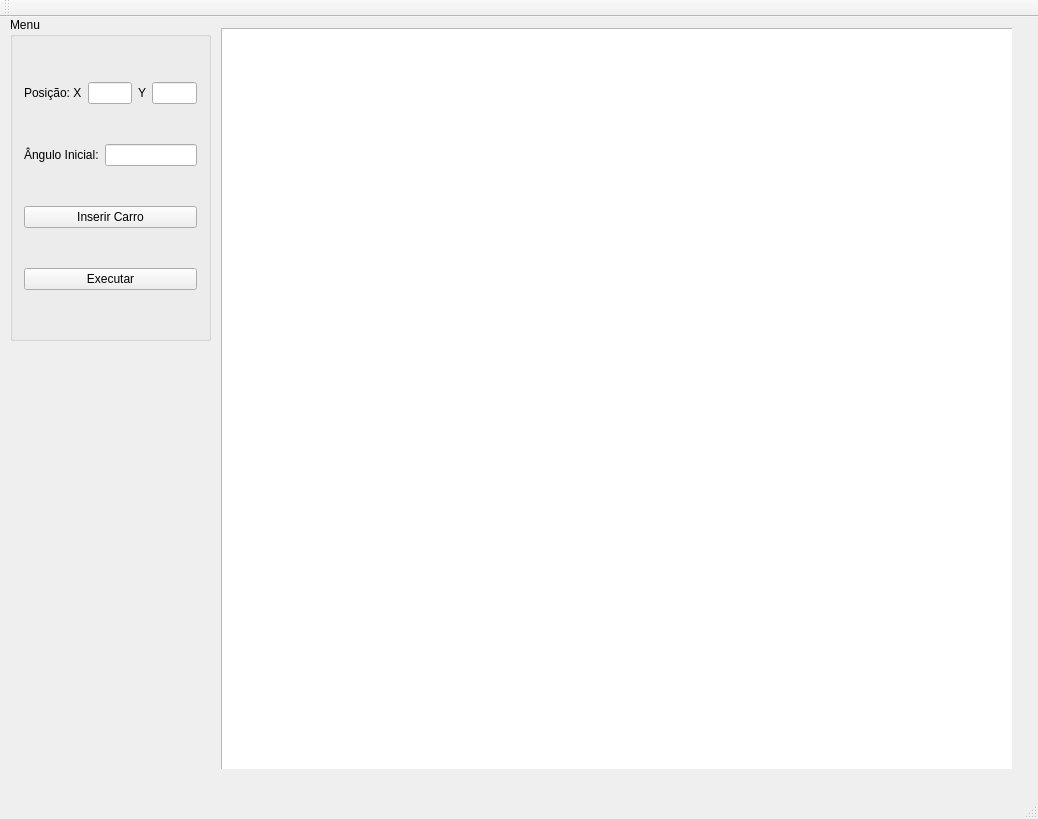
<?xml version="1.0" encoding="UTF-8"?>
<ui version="4.0">
 <class>MainWindow</class>
 <widget class="QMainWindow" name="MainWindow">
  <property name="geometry">
   <rect>
    <x>0</x>
    <y>0</y>
    <width>1038</width>
    <height>819</height>
   </rect>
  </property>
  <property name="windowTitle">
   <string>Fuzzy Car</string>
  </property>
  <widget class="QWidget" name="centralWidget">
   <widget class="QGroupBox" name="groupBox">
    <property name="geometry">
     <rect>
      <x>10</x>
      <y>0</y>
      <width>201</width>
      <height>324</height>
     </rect>
    </property>
    <property name="title">
     <string>Menu</string>
    </property>
    <layout class="QVBoxLayout" name="verticalLayout">
     <item>
      <layout class="QHBoxLayout" name="horizontalLayout">
       <item>
        <widget class="QLabel" name="label">
         <property name="text">
          <string>Posição: X</string>
         </property>
        </widget>
       </item>
       <item>
        <widget class="QLineEdit" name="carX"/>
       </item>
       <item>
        <widget class="QLabel" name="label_2">
         <property name="text">
          <string>Y</string>
         </property>
        </widget>
       </item>
       <item>
        <widget class="QLineEdit" name="carY"/>
       </item>
      </layout>
     </item>
     <item>
      <layout class="QHBoxLayout" name="horizontalLayout_2">
       <item>
        <widget class="QLabel" name="label_3">
         <property name="text">
          <string>Ângulo Inicial:</string>
         </property>
        </widget>
       </item>
       <item>
        <widget class="QLineEdit" name="carAngle"/>
       </item>
      </layout>
     </item>
     <item>
      <widget class="QPushButton" name="insertCar">
       <property name="text">
        <string>Inserir Carro</string>
       </property>
      </widget>
     </item>
     <item>
      <widget class="QPushButton" name="exec">
       <property name="text">
        <string>Executar</string>
       </property>
      </widget>
     </item>
    </layout>
   </widget>
   <widget class="QWidget" name="verticalLayoutWidget">
    <property name="geometry">
     <rect>
      <x>210</x>
      <y>0</y>
      <width>802</width>
      <height>752</height>
     </rect>
    </property>
    <layout class="QVBoxLayout" name="drawLayout">
     <item>
      <widget class="QGraphicsView" name="drawArea">
       <property name="sizePolicy">
        <sizepolicy hsizetype="Fixed" vsizetype="Fixed">
         <horstretch>0</horstretch>
         <verstretch>0</verstretch>
        </sizepolicy>
       </property>
       <property name="minimumSize">
        <size>
         <width>800</width>
         <height>750</height>
        </size>
       </property>
      </widget>
     </item>
    </layout>
   </widget>
  </widget>
  <widget class="QMenuBar" name="menuBar">
   <property name="geometry">
    <rect>
     <x>0</x>
     <y>0</y>
     <width>1038</width>
     <height>23</height>
    </rect>
   </property>
  </widget>
  <widget class="QToolBar" name="mainToolBar">
   <attribute name="toolBarArea">
    <enum>TopToolBarArea</enum>
   </attribute>
   <attribute name="toolBarBreak">
    <bool>false</bool>
   </attribute>
  </widget>
  <widget class="QStatusBar" name="statusBar"/>
 </widget>
 <layoutdefault spacing="6" margin="11"/>
 <resources/>
 <connections/>
</ui>
